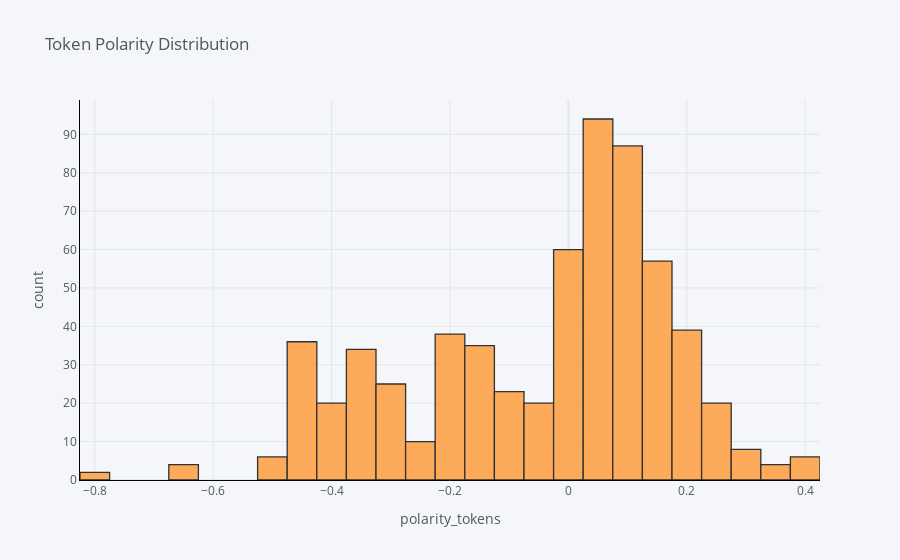

The notebook cell this image was saved under:
### Code cell
df['polarity_tokens'].iplot(
    kind='hist',
    bins=50,
    xTitle='polarity_tokens',
    linecolor='black',
    yTitle='count',
    title='Token Polarity Distribution')

### Figure 1 — Plotly figure (JSON) as saved in the notebook; plotly's stock layout.template omitted (floating-point values rounded to 4 significant figures; data arrays with more than 128 entries replaced by an {"elided": "..."} marker saying what was removed)
{"data": [{"histfunc": "count", "histnorm": "", "marker": {"color": "rgba(255, 153, 51, 1.0)", "line": {"color": "#000000", "width": 1.3}}, "name": "polarity_tokens", "nbinsx": 50, "opacity": 0.8, "orientation": "v", "type": "histogram", "x": {"elided": "628 float values"}}], "layout": {"barmode": "overlay", "legend": {"bgcolor": "#F5F6F9", "font": {"color": "#4D5663"}}, "paper_bgcolor": "#F5F6F9", "plot_bgcolor": "#F5F6F9", "title": {"font": {"color": "#4D5663"}, "text": "Token Polarity Distribution"}, "xaxis": {"gridcolor": "#E1E5ED", "linecolor": "black", "showgrid": true, "tickfont": {"color": "#4D5663"}, "title": {"font": {"color": "#4D5663"}, "text": "polarity_tokens"}, "zerolinecolor": "#E1E5ED"}, "yaxis": {"gridcolor": "#E1E5ED", "linecolor": "black", "showgrid": true, "tickfont": {"color": "#4D5663"}, "title": {"font": {"color": "#4D5663"}, "text": "count"}, "zerolinecolor": "#E1E5ED"}}}
